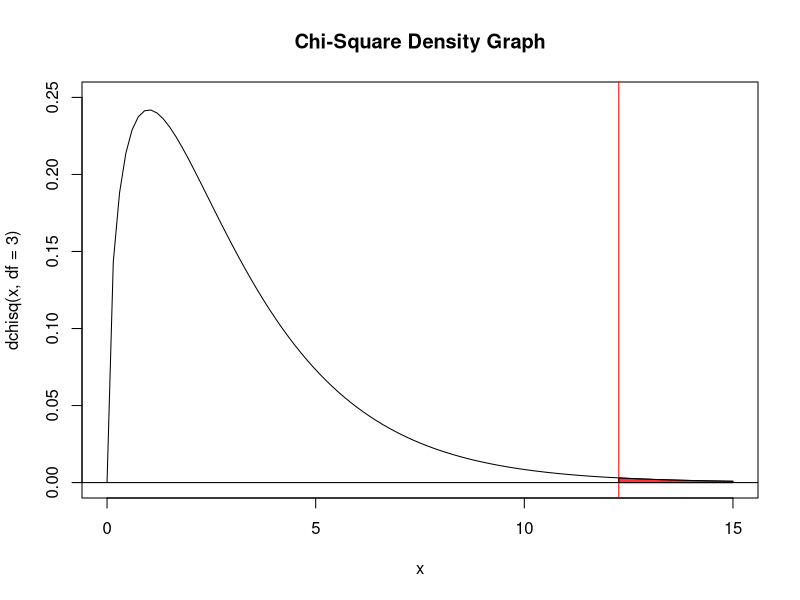

Reproduce this figure in R.
## ---- chunk 1
knitr::opts_chunk$set(echo = TRUE)
require(xtable)
options(xtable.comment = FALSE)
## ---- chunk 2
case <- c(". . .", ". . .", ". . .", 1000)
control <- c(". . .", ". . .", ". . .", 1000)
frame.case <- data.frame(case, control)
rownames(frame.case) <- c("SE_1", "SE_2", "SE_3", "Total")
colnames(frame.case) <- c("Case", "Control")
print(xtable(frame.case, align = "c|cc"), hline.after = c(-1, 0, 3))
## ---- chunk 3
first <- c("M", "  ", "F", "  ", "  ")
first.child <- c("M", "M", "F", "F")
second.child <- c("M", "F", "M", "F", "Totals")
counts <- c(218, 227, 278, 277, 1000)
exp <- c(250, 250, 250, 250, 1000)
mat.birth <- rbind(first, second.child, counts, exp)
frame.birth <- as.data.frame(mat.birth)
rownames(frame.birth) <- c("First Child", "Second Child", "Count", "Expected Value")
tab.birth <- xtable(frame.birth, align = "r|cccc|c")
print(tab.birth, include.colnames = FALSE, hline.after = c(-1, 0, 2))
## ---- chunk 4
n_obs <- c(218, 227, 278, 277)
n_exp <- c(250, 250, 250, 250)
(ts <- sum((n_obs-n_exp)^2/n_exp))
(pval <- 1 - pchisq(ts, df = 3))
## ---- chunk 5
curve(dchisq(x, df=3), col='black', main = "Chi-Square Density Graph",
          from=0, to=15, ylim = c(0, 0.25))
abline(h = 0)
abline(v = ts, col = "red")
xs <- seq(ts, 15, length=101)
probs <- dchisq(xs, df=3)
polygon(c(xs, rev(xs)), c(probs, rep(0, length(probs))),
        col=adjustcolor("red", alpha=0.8))
